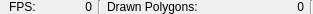
<?xml version="1.0" encoding="UTF-8"?>
<ui version="4.0">
 <class>studiomodel::InfoBar</class>
 <widget class="QWidget" name="studiomodel::InfoBar">
  <property name="geometry">
   <rect>
    <x>0</x>
    <y>0</y>
    <width>298</width>
    <height>16</height>
   </rect>
  </property>
  <property name="windowTitle">
   <string>Form</string>
  </property>
  <layout class="QHBoxLayout" name="horizontalLayout">
   <property name="sizeConstraint">
    <enum>QLayout::SetFixedSize</enum>
   </property>
   <property name="leftMargin">
    <number>9</number>
   </property>
   <property name="topMargin">
    <number>0</number>
   </property>
   <property name="rightMargin">
    <number>0</number>
   </property>
   <property name="bottomMargin">
    <number>0</number>
   </property>
   <item>
    <widget class="QLabel" name="label">
     <property name="text">
      <string>FPS:</string>
     </property>
    </widget>
   </item>
   <item>
    <widget class="QLabel" name="FPSLabel">
     <property name="sizePolicy">
      <sizepolicy hsizetype="Fixed" vsizetype="Preferred">
       <horstretch>0</horstretch>
       <verstretch>0</verstretch>
      </sizepolicy>
     </property>
     <property name="minimumSize">
      <size>
       <width>50</width>
       <height>0</height>
      </size>
     </property>
     <property name="maximumSize">
      <size>
       <width>50</width>
       <height>16777215</height>
      </size>
     </property>
     <property name="text">
      <string>0</string>
     </property>
     <property name="alignment">
      <set>Qt::AlignRight|Qt::AlignTrailing|Qt::AlignVCenter</set>
     </property>
    </widget>
   </item>
   <item>
    <widget class="Line" name="line">
     <property name="orientation">
      <enum>Qt::Vertical</enum>
     </property>
    </widget>
   </item>
   <item>
    <widget class="QLabel" name="label_2">
     <property name="text">
      <string>Drawn Polygons:</string>
     </property>
    </widget>
   </item>
   <item>
    <widget class="QLabel" name="DrawnPolygonsCountLabel">
     <property name="sizePolicy">
      <sizepolicy hsizetype="Fixed" vsizetype="Preferred">
       <horstretch>0</horstretch>
       <verstretch>0</verstretch>
      </sizepolicy>
     </property>
     <property name="minimumSize">
      <size>
       <width>100</width>
       <height>0</height>
      </size>
     </property>
     <property name="maximumSize">
      <size>
       <width>100</width>
       <height>16777215</height>
      </size>
     </property>
     <property name="text">
      <string>0</string>
     </property>
     <property name="alignment">
      <set>Qt::AlignRight|Qt::AlignTrailing|Qt::AlignVCenter</set>
     </property>
    </widget>
   </item>
   <item>
    <widget class="Line" name="line_2">
     <property name="orientation">
      <enum>Qt::Vertical</enum>
     </property>
    </widget>
   </item>
  </layout>
 </widget>
 <resources/>
 <connections/>
</ui>
